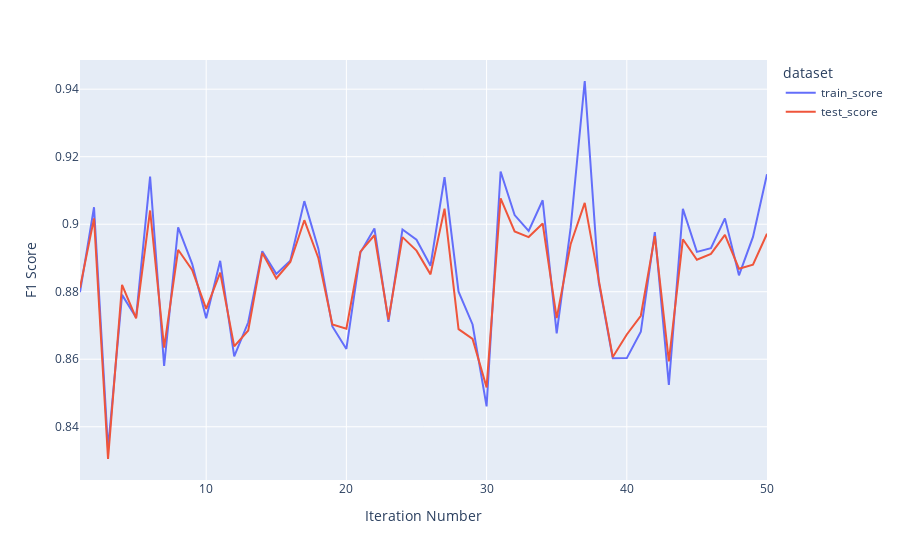

The notebook cell this image was saved under:
### Code cell
import plotly.express as px
metrics = pd.DataFrame(train_scores + test_scores)
metrics.loc[:,'dataset'] = ["train_score"]*n_calls + ["test_score"]*n_calls
metrics.loc[:,'Iteration Number'] = list(range(1,n_calls+1)) + list(range(1,n_calls+1))
metrics.columns = ["F1 Score", "dataset", "Iteration Number"]
fig = px.line(metrics, x="Iteration Number", y="F1 Score", color="dataset")
fig.show()

### Figure 1 — Plotly figure (JSON) as saved in the notebook; plotly's stock layout.template omitted (floating-point values rounded to 4 significant figures)
{"data": [{"hovertemplate": "dataset=train_score<br>Iteration Number=%{x}<br>F1 Score=%{y}<extra></extra>", "legendgroup": "train_score", "line": {"color": "#636efa", "dash": "solid"}, "mode": "lines", "name": "train_score", "orientation": "v", "showlegend": true, "type": "scatter", "x": [1, 2, 3, 4, 5, 6, 7, 8, 9, 10, 11, 12, 13, 14, 15, 16, 17, 18, 19, 20, 21, 22, 23, 24, 25, 26, 27, 28, 29, 30, 31, 32, 33, 34, 35, 36, 37, 38, 39, 40, 41, 42, 43, 44, 45, 46, 47, 48, 49, 50], "xaxis": "x", "y": [0.8799, 0.905, 0.8335, 0.8791, 0.8723, 0.9141, 0.858, 0.899, 0.8883, 0.8721, 0.8892, 0.8609, 0.8709, 0.892, 0.8853, 0.8892, 0.9068, 0.8928, 0.8697, 0.863, 0.8916, 0.8987, 0.8711, 0.8984, 0.8954, 0.8877, 0.914, 0.88, 0.8703, 0.846, 0.9156, 0.9027, 0.898, 0.9071, 0.8677, 0.899, 0.9424, 0.8828, 0.8603, 0.8603, 0.8681, 0.8977, 0.8524, 0.9045, 0.8918, 0.8929, 0.9017, 0.8849, 0.8962, 0.9148], "yaxis": "y"}, {"hovertemplate": "dataset=test_score<br>Iteration Number=%{x}<br>F1 Score=%{y}<extra></extra>", "legendgroup": "test_score", "line": {"color": "#EF553B", "dash": "solid"}, "mode": "lines", "name": "test_score", "orientation": "v", "showlegend": true, "type": "scatter", "x": [1, 2, 3, 4, 5, 6, 7, 8, 9, 10, 11, 12, 13, 14, 15, 16, 17, 18, 19, 20, 21, 22, 23, 24, 25, 26, 27, 28, 29, 30, 31, 32, 33, 34, 35, 36, 37, 38, 39, 40, 41, 42, 43, 44, 45, 46, 47, 48, 49, 50], "xaxis": "x", "y": [0.8812, 0.9017, 0.8304, 0.882, 0.8721, 0.9041, 0.8634, 0.8924, 0.8865, 0.8749, 0.8857, 0.8638, 0.8685, 0.8915, 0.8839, 0.8888, 0.9012, 0.89, 0.8703, 0.8691, 0.8919, 0.8967, 0.8718, 0.8962, 0.8922, 0.8851, 0.9046, 0.8689, 0.866, 0.8517, 0.9076, 0.8979, 0.8962, 0.9002, 0.8722, 0.8942, 0.9063, 0.8838, 0.8606, 0.8673, 0.8729, 0.8965, 0.8593, 0.8955, 0.8895, 0.8912, 0.8968, 0.8868, 0.888, 0.8972], "yaxis": "y"}], "layout": {"legend": {"title": {"text": "dataset"}, "tracegroupgap": 0}, "margin": {"t": 60}, "xaxis": {"anchor": "y", "domain": [0, 1], "title": {"text": "Iteration Number"}}, "yaxis": {"anchor": "x", "domain": [0, 1], "title": {"text": "F1 Score"}}}}
